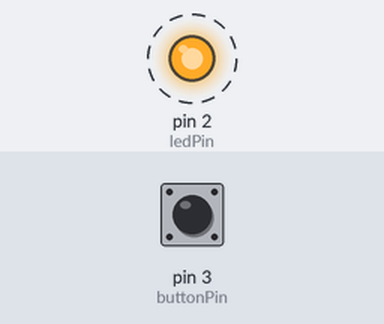
The sketch below on a simulated Arduino Uno, built with avr-gcc and run on an emulated ATmega328P. Shown: output pins drawn as LEDs (lit = HIGH). Dashed ring = blinking. The test bench sets the inputs (shaded band); at power-on: pin 3 (buttonPin) HIGH.

Above: at 0.9 s.
1.3 s: pin 3 (buttonPin) pulled LOW for 3.2 s
At 1.3 s:
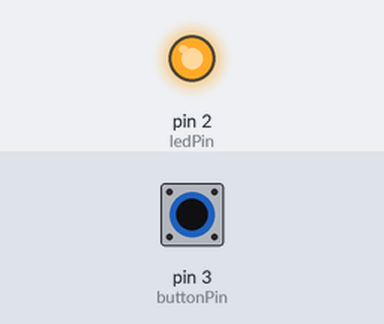
At 4.6 s:
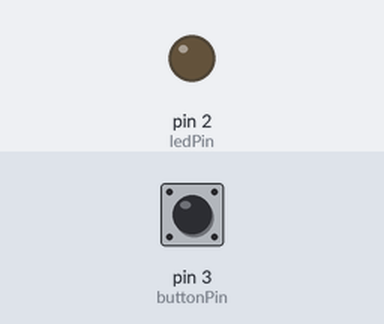
Timing chart, 0 to 12.0 s (numbered marks = the images above; inputs shaded):
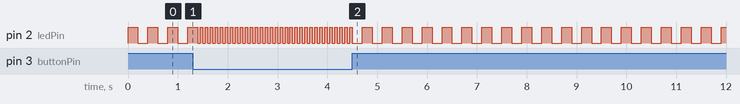

The sketch:

Deneme16-While.ino
```cpp
// pin definitions
int ledPin = 2;
int buttonPin = 3;

// global variables
int toggleState;
int buttonState;

void setup() {
  // setup pin modes
  pinMode(ledPin, OUTPUT);
  pinMode(buttonPin, INPUT_PULLUP);
}

void loop() {
  buttonState = digitalRead(buttonPin);

  while(buttonState == 0)
  {
    toggleState =! toggleState;
    digitalWrite(ledPin, toggleState);
    delay(50);
    buttonState = digitalRead(buttonPin); // Bu kodu butona basıldığında buttonState 1 durumuna geçsin ve while döngüsünden çıksın diye yazdık.
  }

  toggleState =! toggleState;
  digitalWrite(ledPin, toggleState);
  delay(200);
}
```
